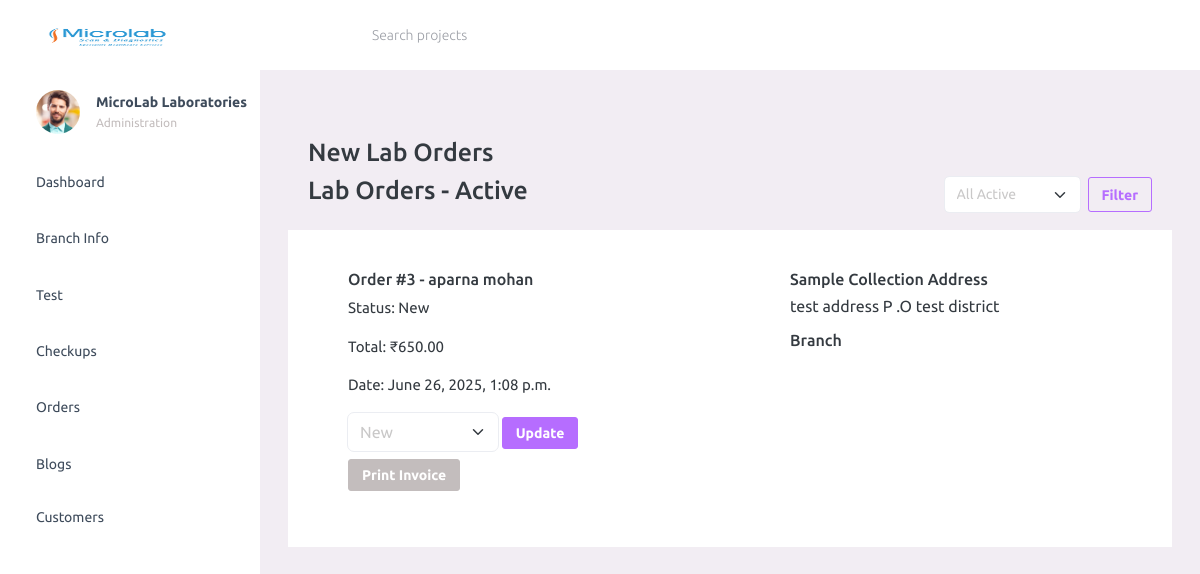
Before: /new_lab_orders/ with the older database file.
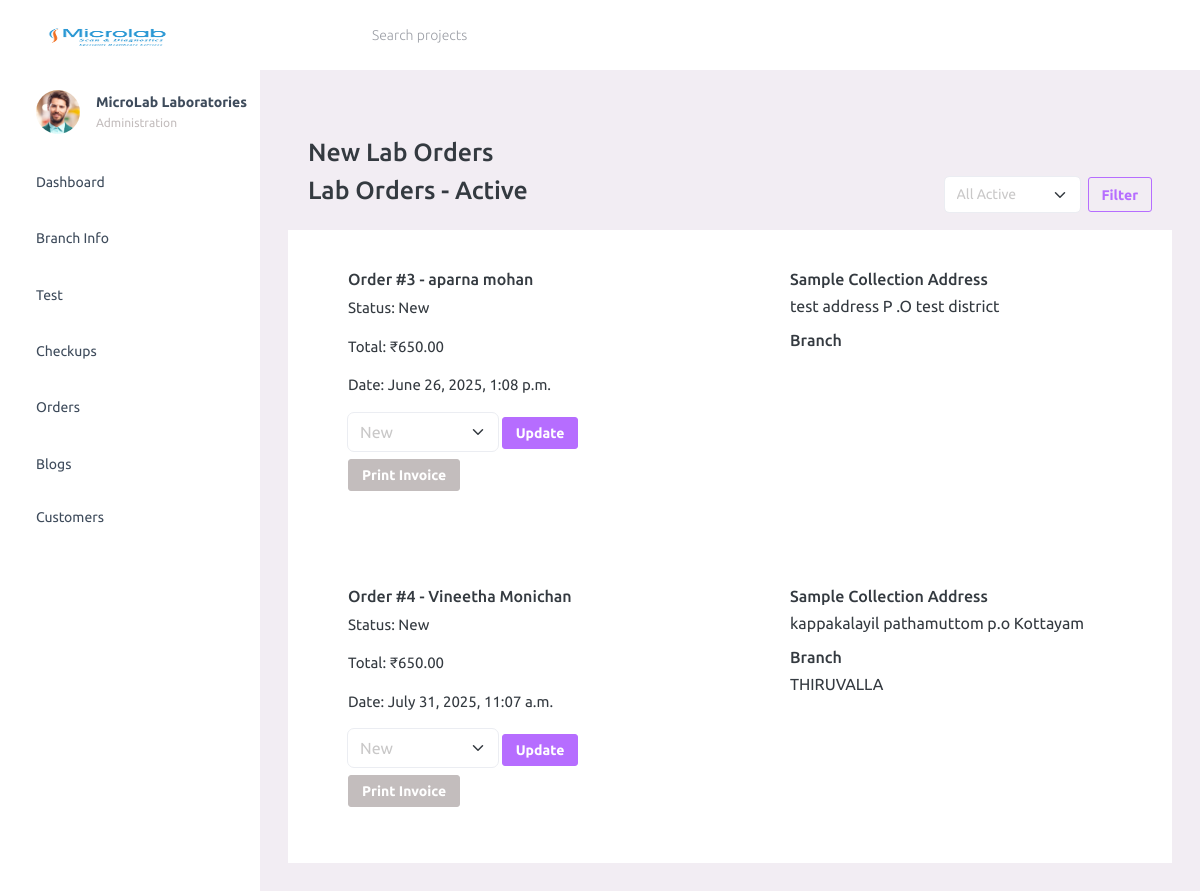
After: the same page with the newer database file.
### Diagnosis_App/models.py (models this page shows)
class Order(models.Model):
    user = models.ForeignKey(User, on_delete=models.CASCADE)
    full_name = models.CharField(max_length=100)
    age = models.PositiveIntegerField()
    gender = models.CharField(max_length=10)
    address = models.TextField()
    total_amount = models.DecimalField(max_digits=10, decimal_places=2)
    is_paid = models.BooleanField(default=False)
    created_at = models.DateTimeField(auto_now_add=True)
    status = models.CharField(max_length=20, choices=ORDER_STATUS_CHOICES, default='new')
    result_file = models.FileField(upload_to='results/', null=True, blank=True),
    branch=models.ForeignKey(Branch,on_delete=models.CASCADE,null=True)

class Branch(models.Model):
    name = models.CharField(max_length=100)
    address = models.TextField()
    pincode = models.CharField(max_length=10)
    contact_number = models.CharField(max_length=15)
    location_url=models.URLField(null=True)
    email = models.EmailField(blank=True, null=True)
    active = models.BooleanField(default=True)
    latitude = models.FloatField(blank=True, null=True)
    longitude = models.FloatField(blank=True, null=True)
    password=models.CharField(max_length=100,null=True)

### Diagnosis_App/views.py (the view)
# urls.py: path('new_lab_orders/', views.new_lab_orders, name='new_lab_orders'),
def new_lab_orders(request):
    active_statuses = ['new', 'sample_collected', 'processing']
    filter_status = request.GET.get('status')
    if request.session.get("b_id"):
        branch=Branch.objects.get(id=request.session['b_id'])
        if filter_status:
            orders = Order.objects.filter(status=filter_status,branch=branch)
        else:
            orders = Order.objects.filter(status__in=active_statuses,branch=branch)
    else:
        if filter_status:
            orders = Order.objects.filter(status=filter_status)
        else:
            orders = Order.objects.filter(status__in=active_statuses)
    return render(request, 'new_orders.html', {
        'orders': orders,
        'status_choices': ORDER_STATUS_CHOICES,
        'current_status': filter_status or 'active'
    })

### templates/new_orders.html (shortened to what this page needs)
{% if request.session.b_id%}
{% include 'navbar_branch.html' %}
{% else %}
{% include 'navbar.html' %}
{% endif %}
<div class="container mt-4">
  <h3>New Lab Orders</h3>
    <div class="d-flex justify-content-between align-items-center mb-3">
  <h3>Lab Orders - {{ current_status|title }}</h3>
  <form method="get" class="d-inline-flex">
    <select name="status" class="form-select form-select-sm me-2">
  <option value="" {% if current_status == 'active' %}selected{% endif %}>All Active</option>
</select>
    <button type="submit" class="btn btn-sm btn-outline-primary">Filter</button>
  </form>
</div>
  {% for order in orders %}
  <div class="row bg-white">
  <div class="col-sm-6">
  <div class="card mb-3">
    <div class="card-body">
      <h5>Order #{{ order.id }} - {{ order.full_name }}</h5>
      <p>Status: {{ order.get_status_display }}</p>
      <p>Total: ₹{{ order.total_amount }}</p>
      <p>Date: {{ order.created_at }}</p>
      <form method="POST" action="{% url 'update_order_status' order.id %}">
        <select name="status" class="form-select d-inline w-auto">
        {% for val, label in status_choices %}
            <option value="{{ val }}">{{ label }}</option>
          {% endfor %}
        </select>
        <button type="submit" class="btn btn-sm btn-primary">Update</button>
      </form>
      <a href="{% url 'print_invoice' order.id %}" class="btn btn-secondary btn-sm mt-2">Print Invoice</a>
    </div>
      </div>
 </div>
     <div class="col-sm-6">
        <div class="card mb-3">
       <div class="card-body">
      <h5>Sample Collection Address </h5>
      <address>{{order.address}}</address>
           <h5>Branch</h5>
           <span>{{order.branch.name}}</span>
     </div>
  </div>
     </div>
</div>
  {% empty %}
    <p>No new orders.</p>
  {% endfor %}
</div>

Changed rows visible on the page:
added Order: id "4", full_name "Vineetha Monichan", status "New", total_amount "650.00", created_at "July 31, 2025, 11:07 a.m.", address "kappakalayil pathamuttom p.o Kottayam", branch.name "THIRUVALLA"
